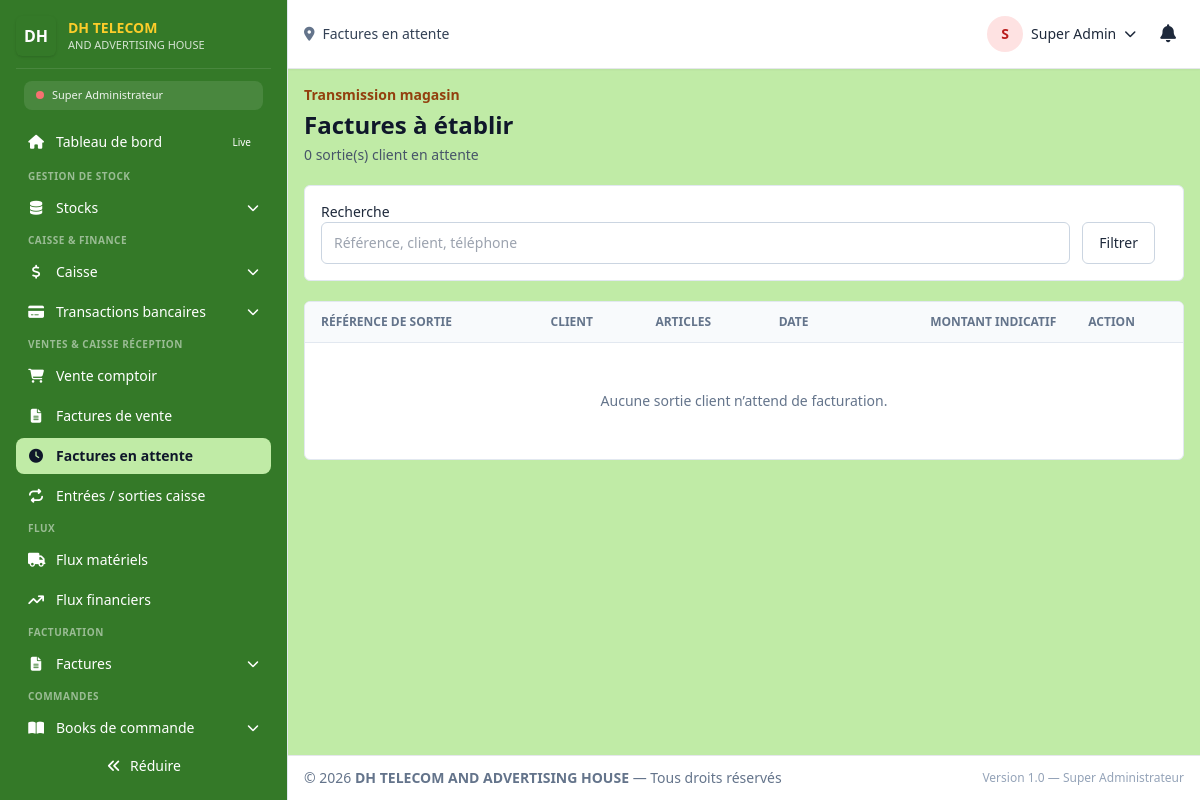
The app's page /super_admin/ventes/factures-attente (signed in), older data.
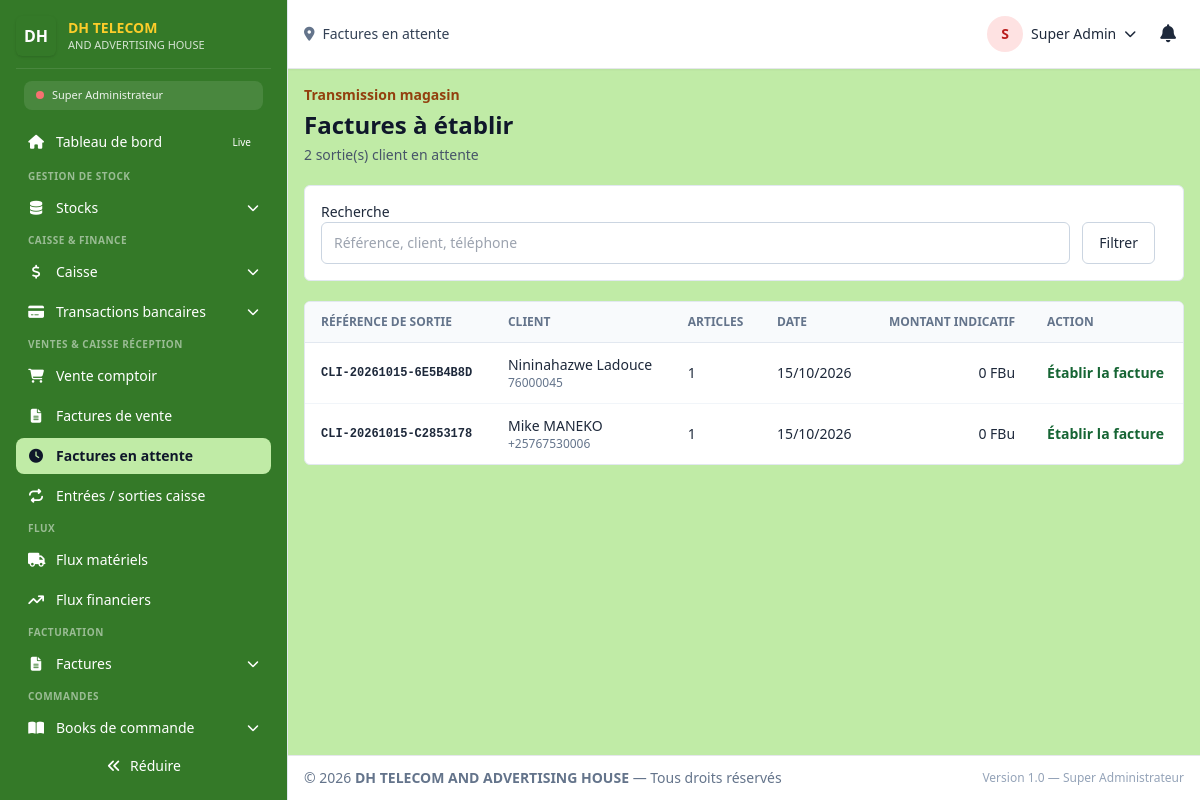
The same page, newer data.
### tables this page shows
CREATE TABLE `sales` (
  `id` int(11) NOT NULL,
  `invoice_number` varchar(100) NOT NULL,
  `operator` varchar(255) NOT NULL,
  `agent` varchar(255) DEFAULT NULL,
  `client_name` varchar(255) NOT NULL,
  `client_id` int(100) DEFAULT NULL COMMENT 'Réf partners.id',
  `phone` varchar(15) DEFAULT '',
  `medicines` text NOT NULL,
  `products_json` text DEFAULT NULL COMMENT 'JSON détaillé des produits (réf stock.id)',
  `quantity` text NOT NULL,
  `units_json` text DEFAULT NULL COMMENT 'JSON des unités utilisées',
  `unit_cost` text DEFAULT NULL,
  `actual_price` text DEFAULT NULL,
  `tot_htva` bigint(20) NOT NULL DEFAULT 0,
  `tva` bigint(20) NOT NULL DEFAULT 0,
  `tva_paid` bigint(20) NOT NULL DEFAULT 0,
  `tot_tvac` bigint(20) NOT NULL DEFAULT 0,
  `debt` bigint(11) NOT NULL DEFAULT 0,
  `total_amount` bigint(11) NOT NULL DEFAULT 0,
  `total_profit` bigint(11) NOT NULL DEFAULT 0,
  `discount` bigint(11) NOT NULL DEFAULT 0,
  `commission` bigint(11) NOT NULL DEFAULT 0,
  `date` date NOT NULL DEFAULT curdate(),
  `status` enum('Active','Supprimée') DEFAULT 'Active',
  `origin` varchar(50) NOT NULL DEFAULT 'Interne',
  `guard` varchar(500) NOT NULL DEFAULT '',
  `netcash` decimal(10,0) NOT NULL DEFAULT 0,
  `payment_method` varchar(200) NOT NULL DEFAULT 'Espèces',
  `ext_paid_amount` decimal(10,0) DEFAULT NULL,
  `ext_paid_status` varchar(50) DEFAULT NULL,
  `cashier` varchar(255) DEFAULT NULL,
  `document_type` enum('Facture','Proforma','Devis','Commande','Livraison') DEFAULT 'Facture',
  `created_at` timestamp NOT NULL DEFAULT current_timestamp(),
  `machine_id` int(11) DEFAULT NULL COMMENT 'Machine utilisée (services impression)',
  `delivery_status` enum('En préparation','Expédiée','Livrée','Annulée') DEFAULT NULL
);

### router.php (called while the page is built, shortened)
<?php
require_once __DIR__ . "/dash/template/permissions.php";
require_once __DIR__ . "/dash/template/sidebar_config.php";
if (!function_exists('app_url')) {
    function app_url(string $path = ''): string
    {
        return APP_BASE_PATH . '/' . ltrim($path, '/');
    }
}
if (!function_exists('app_route_url')) {
    function app_route_url(string $path, ?string $role = null): string
    {
        $role = $role ?? ($_SESSION['role'] ?? '');
        $path = trim($path, '/');
        if ($role !== '' && $path !== $role && strpos($path, $role . '/') !== 0) {
            $path = $role . '/' . $path;
        }
        return app_url($path);
    }
}
$ROUTES_BY_ROLE  = [];
foreach ($ROLES as $roleName => $roleDefinition) {
    $roleUser = ["role_system" => $roleName];
    $ROUTES_BY_ROLE[$roleName] = [];
    foreach ($ROUTE_DEFINITIONS as $routeName => $routeDefinition) {
        $roleRoute = $roleName . '/' . $routeName;
        if (userCan($roleUser, $routeDefinition[1])) {
            if ($roleName === "receptionniste" && $routeName === "accueil") {
                $routeDefinition[0] = "./dash/receptionist/index.php";
            }
            if ($roleName === "comptable" && $routeName === "accueil") {
                $routeDefinition[0] = "./dash/comptable/index.php";
            }
            if ($roleName === "magasinier" && $routeName === "accueil") {
                $routeDefinition[0] = "./dash/magasinier/index.php";
            }
            $ROUTES_BY_ROLE[$roleName][$roleRoute] = $routeDefinition;
        }
    }
}
$ROLE_ALIASES = [
    "Super Admin" => "super_admin",
    "Admin"       => "directeur_general",
    "caissier"    => "comptable",
    "agent"       => "magasinier",
    "Utilisateur" => "travailleur",
];
require_once __DIR__ . "/api/database.php";
$db = Database::getInstance();
$userRecord = $db->fetch(
    "SELECT id, user_name, category, f_name, l_name, status, profil
     FROM users
     WHERE id = ?
     LIMIT 1",
    [$_SESSION["user_id"]]
);
$role = $ROLE_ALIASES[$userRecord["category"] ?? ""] ?? ($userRecord["category"] ?? "");
$ROUTES = $ROUTES_BY_ROLE[$role];
$route = $_GET['route'] ?? ($role . '/accueil');
$route = trim($route, '/');
$route = strtolower($route);
    ?>
    <?php
list($file, $requiredPermission, $pageTitle) = $ROUTES[$route];
    ?>
    <?php
$pagePath = __DIR__ . "/" . $file;
    ?>
    <?php
require $pagePath;
$content = ob_get_clean();
require_once __DIR__ . "/dash/template/layout.php";

### api/database.php (called while the page is built, shortened)
<?php
class Database
{
    private static $instance = null;
    private $pdo;
    private function __construct()
    {
        $dsn = 'mysql:host=' . DB_HOST
             . ';port=' . DB_PORT
             . ';dbname=' . DB_NAME
             . ';charset=' . DB_CHARSET;
        $options = [
            PDO::ATTR_ERRMODE            => PDO::ERRMODE_EXCEPTION,
            PDO::ATTR_DEFAULT_FETCH_MODE => PDO::FETCH_ASSOC,
            PDO::ATTR_EMULATE_PREPARES   => false,
            PDO::ATTR_PERSISTENT         => false,
            PDO::ATTR_TIMEOUT            => 5,
            PDO::ATTR_STRINGIFY_FETCHES  => false,
            PDO::MYSQL_ATTR_INIT_COMMAND => "SET NAMES " . DB_CHARSET
                                          . " COLLATE " . DB_COLLATION
                                          . ", time_zone = '+02:00'",
        ];
        try {
            $this->pdo = new PDO($dsn, DB_USER, DB_PASS, $options);
        } catch (PDOException $e) {
            $this->logError($e);
            die('Erreur de connexion à la base de données : ' . $e->getMessage());
        }
    }
    public static function getInstance()
    {
        if (self::$instance === null) {
            self::$instance = new self();
        }
        return self::$instance;
    }
    public function query($sql, $params = [])
    {
        $start = microtime(true);
        try {
            $stmt = $this->pdo->prepare($sql);
            $stmt->execute($params);
            return $stmt;
        } catch (PDOException $e) {
            $this->logError($e, $sql, $params);
            throw $e;
        }
    }
    public function fetchAll($sql, $params = [])
    {
        return $this->query($sql, $params)->fetchAll();
    }
    public function fetchColumn($sql, $params = [], $column = 0)
    {
        $result = $this->query($sql, $params)->fetchColumn($column);
        return $result === false ? null : $result;
    }
}

### dash/template/permissions.php (called while the page is built, shortened)
<?php
function userCan(array $user, string $permission): bool
{
    global $ROLES;
    $role = $user["role_system"] ?? "";
    $permissions = $ROLES[$role]["permissions"] ?? [];
    if (in_array("*", $permissions, true)) return true;
    if (in_array($permission, $permissions, true)) return true;
    $module = explode(".", $permission)[0] ?? "";
    if ($module && in_array("$module.*", $permissions, true)) return true;
    return false;
}

### dash/receptionist/_sales.php (called while the page is built, shortened)
<?php
if (!function_exists('receptionEscape')) {
    function receptionEscape($value): string
    {
        return htmlspecialchars((string) $value, ENT_QUOTES, 'UTF-8');
    }
}

### dash/receptionist/factures_attente.php (the view, shortened to what the changed rows need)
<?php
require_once __DIR__ . '/../../api/database.php';
require_once __DIR__ . '/_sales.php';
$db = Database::getInstance();
$conditions = ["document_type = 'Commande'", "origin = 'Sortie client magasin'", "status = 'Active'"];
$params = [];
$where = 'WHERE ' . implode(' AND ', $conditions);
$total = (int) $db->fetchColumn("SELECT COUNT(*) FROM sales $where", $params);
$page = max(1, (int) ($_GET['page'] ?? 1));
$perPage = 20;
$pages = max(1, (int) ceil($total / $perPage));
$page = min($page, $pages);
$offset = ($page - 1) * $perPage;
$issues = $db->fetchAll("SELECT id, invoice_number, client_name, phone, date, total_amount, products_json FROM sales $where ORDER BY date, id LIMIT $perPage OFFSET $offset", $params);
?>
<section class="space-y-5">
    <header><p class="text-sm font-semibold text-amber-800">Transmission magasin</p><h1 class="mt-1 text-2xl font-bold text-slate-900">Factures à établir</h1><p class="mt-1 text-sm text-slate-600"><?= number_format($total, 0, ',', ' ') ?> sortie(s) client en attente</p></header>
    <div class="overflow-x-auto rounded-md border border-slate-200 bg-white"><table class="min-w-full divide-y divide-slate-200 text-sm"><thead class="bg-slate-50 text-left text-xs uppercase text-slate-500"><tr><th class="px-4 py-3">Référence de sortie</th><th class="px-4 py-3">Client</th><th class="px-4 py-3">Articles</th><th class="px-4 py-3">Date</th><th class="px-4 py-3 text-right">Montant indicatif</th><th class="px-4 py-3">Action</th></tr></thead><tbody class="divide-y divide-slate-100">
        <?php if (!$issues): ?><tr><td colspan="6" class="px-4 py-12 text-center text-slate-500">Aucune sortie client n’attend de facturation.</td></tr><?php else: foreach ($issues as $issue): $items = json_decode((string) $issue['products_json'], true); ?>
            <tr><td class="whitespace-nowrap px-4 py-3 font-mono text-xs font-semibold"><?= receptionEscape($issue['invoice_number']) ?></td><td class="px-4 py-3"><div class="font-medium"><?= receptionEscape($issue['client_name']) ?></div><div class="text-xs text-slate-500"><?= receptionEscape($issue['phone'] ?: '—') ?></div></td><td class="px-4 py-3"><?= is_array($items) ? number_format(count($items), 0, ',', ' ') : '—' ?></td><td class="px-4 py-3"><?= receptionEscape(date('d/m/Y', strtotime($issue['date']))) ?></td><td class="px-4 py-3 text-right font-medium"><?= number_format((float) $issue['total_amount'], 0, ',', ' ') ?> FBu</td><td class="px-4 py-3"><a href="<?= receptionEscape(app_route_url('ventes/nouvelle')) ?>?issue_id=<?= (int) $issue['id'] ?>" class="font-semibold text-green-800 hover:underline">Établir la facture</a></td></tr>
        <?php endforeach; endif; ?>
    </tbody></table></div>
</section>

### dash/template/layout.php (shortened to what the changed rows need)
<?php
require_once __DIR__ . "/permissions.php";
require_once __DIR__ . "/sidebar_config.php";
$route = trim(strtolower($route), '/');
$rolePrefix = !empty($user["role_system"]) ? $user["role_system"] . "/" : "";
$activeRoute = $rolePrefix !== "" && strpos($route, $rolePrefix) === 0
    ? substr($route, strlen($rolePrefix))
    : $route;
if (!function_exists('faIcon')) {
    function faIcon(?string $feather): string
    {
        return $map[$feather] ?? 'fa-solid fa-circle';
    }
}
if (!function_exists('renderSidebarItem')) {
    function renderSidebarItem(array $item, string $currentRoute, array $user): void
    {
        $itemHref  = $item['href'] ?? '';
        $itemRoute = ltrim($itemHref, '/');
        $isActive  = ($itemRoute === $currentRoute);
        if ($item['type'] === 'link') {
            $activeClass = $isActive
                ? 'bg-[#C0EBA6] text-slate-900 font-semibold'
                : 'text-white hover:bg-[#C0EBA6] hover:text-slate-900';
            ?>
            <li>
                <a href="<?= htmlspecialchars(app_route_url($itemHref, $user['role_system'] ?? null), ENT_QUOTES, 'UTF-8') ?>"
                   class="flex items-center gap-3 px-3 py-2 rounded-lg text-sm transition <?= $activeClass ?>">
                    <i class="<?= htmlspecialchars(faIcon($item['icon'] ?? '')) ?> w-4 text-center flex-shrink-0"></i>
                    <span class="menu-text"><?= htmlspecialchars($item['label']) ?></span>
                    <?php if (!empty($item['badge'])): ?>
                        <span class="ml-auto text-[10px] px-2 py-0.5 rounded-full bg-<?= htmlspecialchars($item['badge']['color']) ?>-500 text-white">
                            <?= htmlspecialchars($item['badge']['text']) ?>
                        </span>
                    <?php endif; ?>
                </a>
            </li>
            <?php
        } elseif ($item['type'] === 'dropdown') {
            $hasActiveChild = false;
            ?>
            <li>
                <a href="#"
                   class="sidebar-dropdown-btn flex items-center w-full gap-3 px-3 py-2 rounded text-white hover:bg-[#C0EBA6] hover:text-slate-900 transition"
                   aria-expanded="<?= $hasActiveChild ? 'true' : 'false' ?>">
                    <i class="<?= htmlspecialchars(faIcon($item['icon'] ?? '')) ?> w-4 text-center flex-shrink-0"></i>
                    <span class="menu-text text-left flex-1"><?= htmlspecialchars($item['label']) ?></span>
                    <i class="fa-solid fa-chevron-down w-3 text-xs transition-transform sidebar-chevron"></i>
                </a>
            </li>
            <?php
        }
    }
}
?>
<!doctype html>
<html lang="fr">
<head>
    <link rel="stylesheet"
          href="https://cdnjs.cloudflare.com/ajax/libs/font-awesome/6.5.1/css/all.min.css"
>
    <script src="https://cdn.tailwindcss.com"></script>
</head>
<body class="min-h-screen bg-[#C0EBA6] text-slate-800 antialiased">
<div id="app" class="relative flex h-screen">
    <aside id="sidebar"
           class="fixed inset-y-0 left-0 z-50 w-72 transform -translate-x-0 lg:translate-x-0 bg-[#347928] border-r border-slate-200 p-4 flex flex-col anim-smooth">
        <nav class="flex-1 overflow-auto scrollbar-thin mt-3 -mr-2 pr-2">
            <ul class="space-y-1 text-sm">
                <?php if (!empty($SIDEBAR_CONFIG)): ?>
                    <?php foreach ($SIDEBAR_CONFIG as $sectionKey => $section): ?>
                        <?php
                        $visibleItems = array_filter($section['items'], function ($item) use ($user) {
                            if (empty($item['permission'])) return true;
                            return userCan($user, $item['permission']);
                        });
                        ?>
                        <?php if (!empty($section['label'])): ?>
                            <li class="mt-4 first:mt-0 text-[10px] text-white/50 uppercase px-3 tracking-wider font-semibold">
                                <?= htmlspecialchars($section['label']) ?>
                            </li>
                        <?php endif; ?>
                        <?php foreach ($visibleItems as $item) renderSidebarItem($item, $activeRoute, $user); ?>
                    <?php endforeach; ?>
                <?php endif; ?>
            </ul>
        </nav>
    </aside>
    <div id="mainArea" class="w-0 min-w-0 flex-1 flex flex-col min-h-0 ml-0 lg:ml-72 anim-smooth">
        <main id="content" class="min-w-0 flex-1 overflow-x-hidden overflow-y-auto p-4">
            <?php
            if (isset($content) && $content !== '') {
                echo $content;
            } else {
                echo '<div class="p-4 bg-yellow-50 text-yellow-800 rounded">Aucun contenu à afficher.</div>';
            }
            ?>
        </main>
    </div>
</div>
</body>
</html>

Row changes from the older to the newer data that the page shows:
added sales: invoice_number "CLI-20261015-6E5B4B8D", client_name "Nininahazwe Ladouce", phone "76000045", products_json "1", date "15/10/2026", total_amount "0"
added sales: invoice_number "CLI-20261015-C2853178", client_name "Mike MANEKO", phone "+25767530006", products_json "1", date "15/10/2026", total_amount "0"
Text that changed along with them:
$total: "0" → "2"
text no longer shown: "Aucune sortie client n’attend de facturation."
